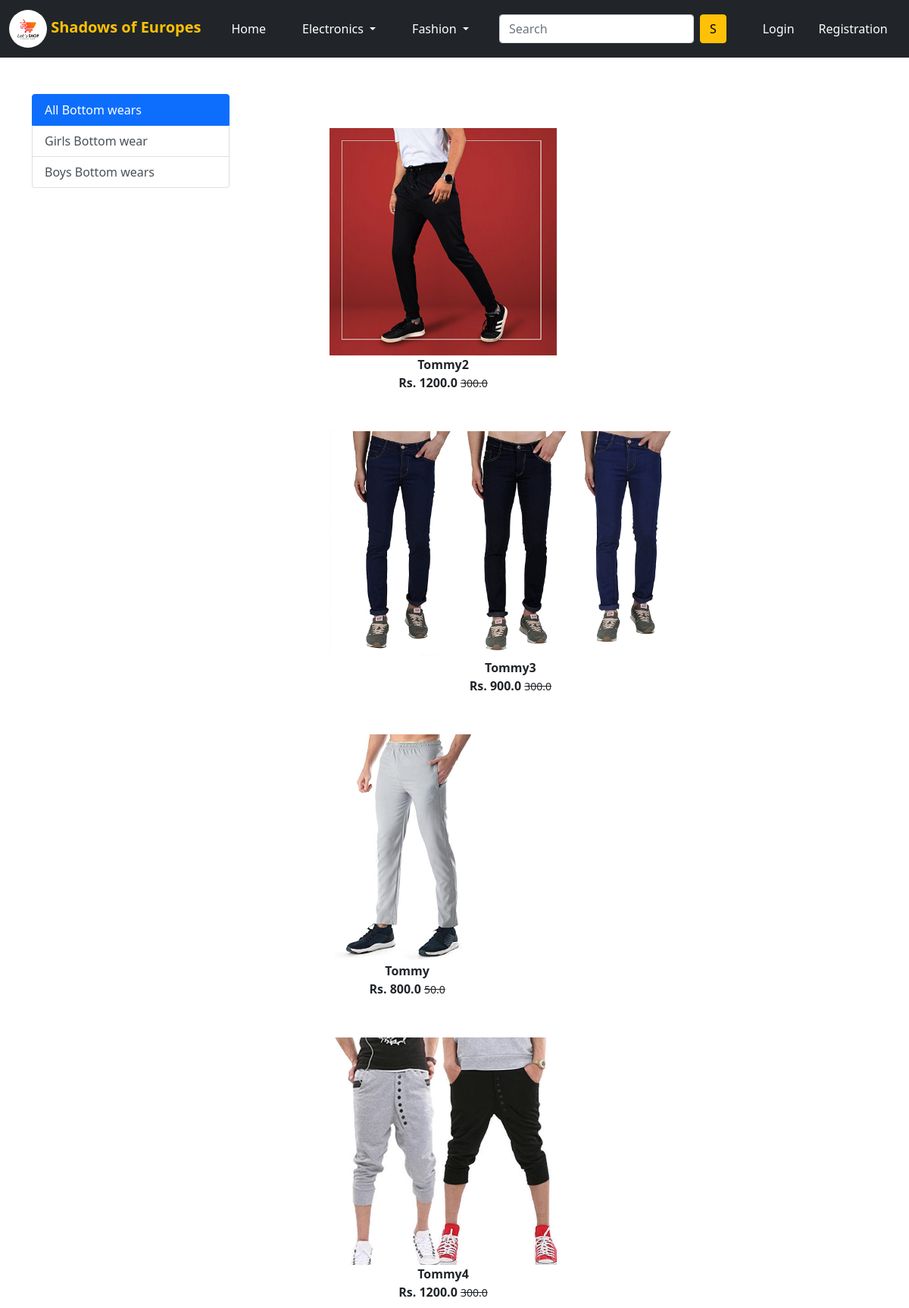
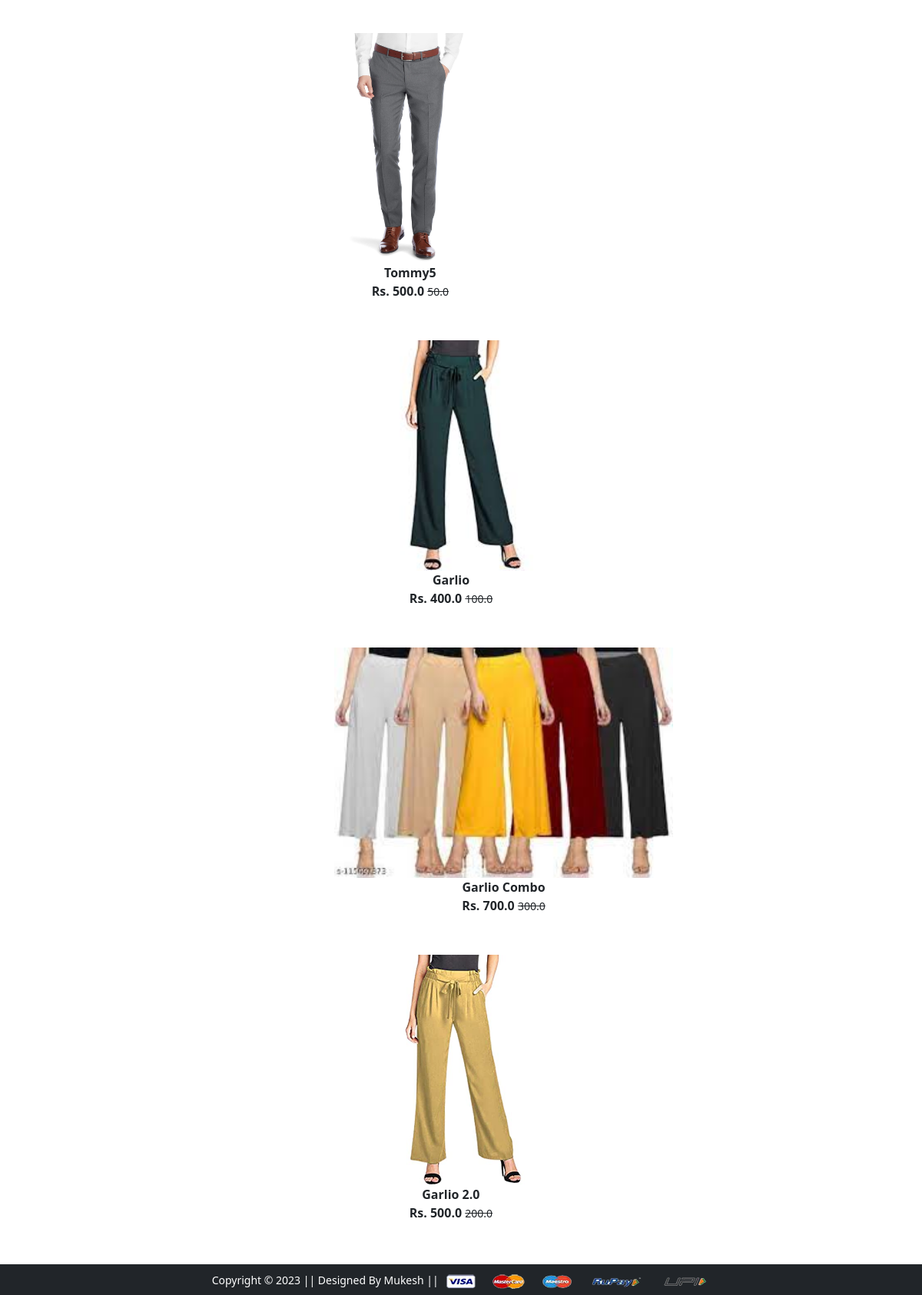
The app's page /bottomwear/ with its own data (2 pictures, top to bottom).
### app/models.py (models this page shows, shortened)
class Product(models.Model):
    title = models.CharField(max_length=200)
    selling_price = models.FloatField()
    discounted_price = models.FloatField()
    description = models.TextField(blank=True)
    brand = models.CharField(max_length=100)
    category = models.CharField(choices=CATEGORY_CHOICES, max_length=2)
    product_image = models.ImageField(upload_to='productimg')

### app/views.py (the view)
# urls.py: path('bottomwear/', views.bot, name='bot'),
def bot(request, data=None):
 if data == None:
  bots = Product.objects.filter(category = 'BW')
 elif data == 'Tommy' or data == 'gbw' :
   bots = Product.objects.filter(category = 'BW').filter(brand = data)
 return render(request, 'app/bottomwear.html', {'bots': bots})

### app/templates/app/bottomwear.html (shortened to what this page needs)
{% extends 'app/base.html' %}
{% load static %}
{% block main-content %}
<div class="container my-5">
 <div class="row">
  <div class="col-sm-3">
    <div class="list-group">
        <a href="{% url 'bot' %}" class="list-group-item list-group-item-action active" aria-current="true">
         All Bottom wears
        </a>
        <a href="{% url 'botdata' 'gbw' %}" class="list-group-item list-group-item-action">Girls Bottom wear</a>
        <a href="{% url 'botdata' 'Tommy' %}" class="list-group-item list-group-item-action">Boys Bottom wears</a>
        </div>
  </div>
  <div class="col-sm-8 offset-sm-1">
    <div class="row">
        {% for product in bots %}
        <a href="{% url 'product-detail' product.id %}" class="btn">
            <div class="item">
                <img src="{{product.product_image.url}}" alt="" height="300" class="">
                <div class="fw-bold">{{product.title}}</div>
                <div class="fw-bold">Rs. {{product.selling_price}}
                <small class="fw-light text-decoration-line-through">{{product.discounted_price}} </small>
                </div>
            </a>
                </div>
                {% endfor %}
{% endblock main-content %}

### app/templates/app/base.html (shortened to what this page needs)
<!doctype html>
{% load static %}
<html lang="en">
  <head>
    <link href="https://cdn.jsdelivr.net/npm/bootstrap@5.0.0-beta1/dist/css/bootstrap.min.css" rel="stylesheet">
    <link rel="stylesheet" href="{% static 'app/css/owl.carousel.min.css' %}">
    <link rel="stylesheet" href="{% static 'app/css/all.min.css' %}">
    <link rel="stylesheet" href="{% static 'app/css/style.css' %}">
  </head>
  <body>
    <nav class="navbar navbar-expand-lg navbar-dark bg-dark">
     <div class="container-fluid">
       <a class="navbar-brand" href="/"><img src="{% static 'app/images/logo/soelogo.png' %}" alt="" style="width: 50px; border-radius: 80%;"> <b class="text-warning"> Shadows of Europes</b></a>
       <div class="collapse navbar-collapse" id="navbarSupportedContent">
         <ul class="navbar-nav mb-auto mb-2 mb-lg-0">
           <li class="nav-item mx-3">
             <a class="nav-link active" aria-current="page" href="/">Home</a>
           </li>
           <li class="nav-item dropdown">
             <a class="nav-link dropdown-toggle text-white mx-3" href="#" id="electronicsDropdown" role="button" data-bs-toggle="dropdown" aria-expanded="false">
               Electronics
             </a>
           </li>
           <li class="nav-item dropdown">
             <a class="nav-link dropdown-toggle text-white mx-3" href="#" id="fashionDropdown" role="button" data-bs-toggle="dropdown" aria-expanded="false">
               Fashion
             </a>
           </li>
         </ul>
         <form class="d-flex mx-3">
           <input class="form-control me-2" type="search" placeholder="Search" aria-label="Search">
           <button class="btn btn-warning" type="submit">S</button>
         </form>
         <div>
          <ul class="navbar-nav me-auto mb-2 mb-lg-0 mx-3">
            {% if request.user.is_authenticated %}
           <li class="nav-item dropdown mx-2">
              <a class="nav-link dropdown-toggle text-white" href="#" id="profileDropdown" role="button" data-bs-toggle="dropdown" aria-expanded="false">
                Mukesh
              </a>
              <ul class="dropdown-menu" aria-labelledby="profileDropdown">
                <li><a class="dropdown-item" href="{% url 'profile' %}">Profile</a></li>
                <li><a class="dropdown-item" href="{% url 'orders' %}">Orders</a></li>
                <li><a class="dropdown-item" href="{% url 'passwordchange' %}">Change Password</a></li>
                <li><a class="dropdown-item" href="{% url 'logout' %}">Logout</a></li>
              </ul>
            </li>
            <li class="nav-item mx-2">
             <a href="{% url 'add-to-cart' %}" class="nav-link text-white"><span class="badge bg-danger">4</span> Cart </a>
            </li>
            {% else %}
            <li class="nav-item mx-2">
             <a href="{% url 'login' %}" class="nav-link text-white">Login</a>
            </li>
            <li class="nav-item mx-2">
             <a href="{% url 'customerregistration' %}" class="nav-link text-white">Registration</a>
            </li>
            {% endif %}
          </ul>
         </div>
       </div>
     </div>
    </nav>
    {% block main-content %} {% endblock main-content %}
    <footer class="container-fluid bg-dark text-center p-2 mt-5">
        <small class="text-white">Copyright &copy; 2023 || Designed By Mukesh || </small>
        <img src="{% static 'app/images/payment.png' %}" alt="" srcset="" class="img-fluid" height="2px">
    </footer>
  </body>
</html>

### records on screen
Product: product_image (picture), title "Tommy2", selling_price "1200.0", discounted_price "300.0"
Product: product_image (picture), title "Tommy3", selling_price "900.0", discounted_price "300.0"
Product: product_image (picture), title "Tommy", selling_price "800.0", discounted_price "50.0"
Product: product_image (picture), title "Tommy4", selling_price "1200.0", discounted_price "300.0"
Product: product_image (picture), title "Tommy5", selling_price "500.0", discounted_price "50.0"
Product: product_image (picture), title "Garlio", selling_price "400.0", discounted_price "100.0"
Product: product_image (picture), title "Garlio Combo", selling_price "700.0", discounted_price "300.0"
Product: product_image (picture), title "Garlio 2.0", selling_price "500.0", discounted_price "200.0"
